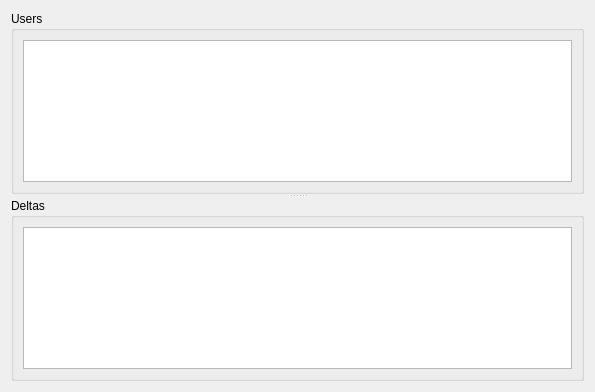
<?xml version="1.0" encoding="UTF-8"?>
<ui version="4.0">
 <class>ServerWindow</class>
 <widget class="QWidget" name="ServerWindow">
  <property name="geometry">
   <rect>
    <x>0</x>
    <y>0</y>
    <width>595</width>
    <height>392</height>
   </rect>
  </property>
  <property name="windowTitle">
   <string>Server</string>
  </property>
  <layout class="QVBoxLayout" name="verticalLayout">
   <item>
    <widget class="QSplitter" name="splitter">
     <property name="orientation">
      <enum>Qt::Vertical</enum>
     </property>
     <widget class="QGroupBox" name="groupBox">
      <property name="title">
       <string>Users</string>
      </property>
      <layout class="QVBoxLayout" name="verticalLayout_3">
       <item>
        <widget class="QTableWidget" name="tblUsers"/>
       </item>
      </layout>
     </widget>
     <widget class="QGroupBox" name="groupBox_2">
      <property name="title">
       <string>Deltas</string>
      </property>
      <layout class="QVBoxLayout" name="verticalLayout_2">
       <item>
        <widget class="QTableView" name="tblDeltas"/>
       </item>
      </layout>
     </widget>
    </widget>
   </item>
  </layout>
 </widget>
 <resources/>
 <connections/>
</ui>
